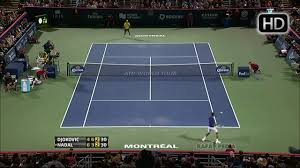
#> input picture images.jpg, 300 x 168 px
$ python -i post_process.py   (imports and definitions only)
#> lines starting #> are read from the running program, lines starting #| are printed output that depends on the picture
#> further down, picture is the input picture: shape (168, 300, 3); mean B, G, R 79.3, 85.9, 78
import cv2
import numpy as np
from scipy.spatial import distance
import numpy as np
from sympy import Line
import sympy

# [46 lines left out: functions line_intersection, postprocess, refine_kps, not called in this run]


def detect_lines(image):
    gray = cv2.cvtColor(image, cv2.COLOR_BGR2GRAY)
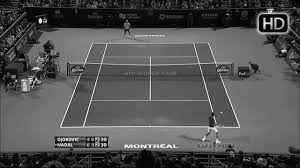
#> gray: shape (168, 300); min 0, max 253, mean 82.8
    gray = cv2.threshold(gray, 155, 255, cv2.THRESH_BINARY)[1]
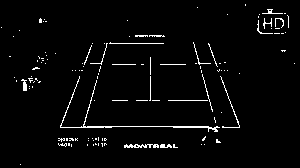
#> gray: shape (168, 300); 3% white in thin lines or dots
    lines = cv2.HoughLinesP(gray, 1, np.pi / 180, 30, minLineLength=10, maxLineGap=30)
#> lines = 16 rows, first 6: [60, 126, 239, 126], [173, 127, 239, 127], [70, 100, 229, 100], [208, 43, 238, 124], [58, 143, 177, 147], [194, 44, 220, 142]
    lines = np.squeeze(lines)
    if len(lines.shape) > 0:
        if len(lines) == 4 and not isinstance(lines[0], np.ndarray):
            lines = [lines]
    else:
        lines = []
    return lines

# [34 lines left out: functions merge_lines, postprocess_ball, not called in this run]

>>> import cv2
>>> picture = cv2.imread('images.jpg')
>>> result = detect_lines(picture)
#> result has the same summary as lines in detect_lines
